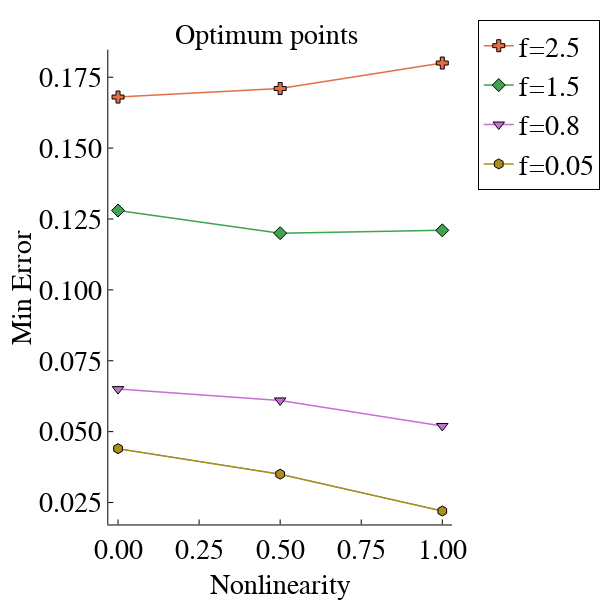

Notebook code for this chart:
### Code cell
opfr=[0.05,0.1,0.2,0.4,0.8,1,1.5,2,2.5,3,3.5]
Kvalues=[0,0.5,1]

entnl1=[0.075,0.125,0.075,0.075,0.125,0.125,0.175,0.225,0.175,0.275,0.175]
minernl1=[0.044,0.058,0.075,0.064,0.065,0.113,0.128,0.167,0.168,0.167,0.162]

entnl2=[0.125,0.125,0.125,0.125,0.225,0.125,0.275,0.275,0.275,0.275, 0.275]
minernl2=[0.035,0.046,0.064,0.048,0.061,0.096,0.12,0.164,0.171,0.167, 0.162]

entnl3=[0.125,0.175,0.225,0.225,0.125,0.125,0.125,0.175,0.175,0.125, 0.175]
minernl3=[0.022,0.035,0.032,0.037,0.052,0.092,0.121,0.178,0.18,0.171,0.162]

anal=Dict()
for i in 1:3
    # Store results with dynamic keys
    anal["entnl$i"]=eval(Meta.parse("entnl$i"))
    anal["minernl$i"]=eval(Meta.parse("minernl$i"))
end


for i in 1:11
    anal["minernlm2$i"]=[]
    push!(anal["minernlm2$i"],anal["minernl1"][i])
    push!(anal["minernlm2$i"],anal["minernl2"][i])
    push!(anal["minernlm2$i"],anal["minernl3"][i])
    anal["entnlm2$i"]=[]
    push!(anal["entnlm2$i"],anal["entnl1"][i])
    push!(anal["entnlm2$i"],anal["entnl2"][i])
    push!(anal["entnlm2$i"],anal["entnl3"][i])
end



plt.plotly()
mycolor=:auto
# theme(:default, legendfontsize=16, guidefontsize=16,tickfontsize=16,titlefont=font(16)
# ,grid=:false)
# p00=plt.plot(opfr, minernl1,color=mycolor,linecolor=mycolor,markercolor=mycolor,markerstrokecolor=mycolor,errorbarcolor=mycolor,  # Some versions of GR may support this
# errorbar_linewidth=0.5,
# linewidth=1,
# markershape=:auto,
# markersize=4,
# xlabel="Frequency", ylabel="Min Error",title="Optimum points    ", label="K=0",size=(600,600),legend=:outertopright ,marker=:auto)
# plt.plot!(opfr,minernl2,label="K=0.5", marker=:auto)
# plt.plot!(opfr,minernl3,label="K=1", marker=:auto)

p00=plt.plot(Kvalues, anal["minernlm21"],color=mycolor,linecolor=mycolor,markercolor=mycolor,markerstrokecolor=mycolor,errorbarcolor=mycolor,  # Some versions of GR may support this
errorbar_linewidth=0.5,
linewidth=1,
markershape=:auto,
markersize=4,
xlabel="Nonlinearity", ylabel="Min Error",title="Optimum points    ", label=false,size=(600,600),legend=:outertopright ,marker=:auto)
# for i in 3:2:8
#     f=opfr[i]
#     plt.plot!(p10,kvalues,anal1["minerm2$i"],label="f=$f", marker=:auto)
# end
for i in reverse(1:length(frequencies))
    if frequencies[i]>0&&frequencies[i]<3&&frequencies[i]!=0.1&&frequencies[i]!=0.4&&frequencies[i]!=0.2&&frequencies[i]!=1&&frequencies[i]!=0.4&&frequencies[i]!=2
        f=opfr[i]
        plt.plot!(p00,Kvalues,anal["minernlm2$i"],label="f=$f",linewidth=1.5,markersize=5, marker=:auto)
    end                            
end
# i=8
# f=opfr[i]
# plt.plot!(p10,kvalues,anal1["minerm2$i"],label="f=$f", marker=:auto)
display(p00)

### Figure 1 — Plotly figure (JSON) as saved in the notebook; plotly's stock layout.template omitted (floating-point values rounded to 4 significant figures)
{"data": [{"colorbar": {"len": 0.848, "title": "", "x": 0.9934, "y": 0.5231}, "errorbar_linewidth": 0.5, "errorbarcolor": "auto", "legendgroup": "", "line": {"color": "rgba(0, 154, 250, 1.000)", "dash": "solid", "shape": "linear", "width": 1}, "marker": {"color": "rgba(0, 154, 250, 1.000)", "line": {"color": "rgba(0, 154, 250, 1.000)", "width": 1}, "size": 8, "symbol": "circle"}, "mode": "lines+markers", "name": "", "showlegend": false, "type": "scatter", "x": [0, 0.5, 1], "xaxis": "x", "y": [0.044, 0.035, 0.022], "yaxis": "y"}, {"colorbar": {"len": 0.848, "title": "", "x": 0.9934, "y": 0.5231}, "legendgroup": "f=2.5", "line": {"color": "rgba(227, 111, 71, 1.000)", "dash": "solid", "shape": "linear", "width": 1.5}, "marker": {"color": "rgba(227, 111, 71, 1.000)", "line": {"color": "rgba(0, 0, 0, 1.000)", "width": 1}, "size": 10, "symbol": "cross"}, "mode": "lines+markers", "name": "f=2.5", "showlegend": true, "type": "scatter", "x": [0, 0.5, 1], "xaxis": "x", "y": [0.168, 0.171, 0.18], "yaxis": "y"}, {"colorbar": {"len": 0.848, "title": "", "x": 0.9934, "y": 0.5231}, "legendgroup": "f=1.5", "line": {"color": "rgba(62, 164, 78, 1.000)", "dash": "solid", "shape": "linear", "width": 1.5}, "marker": {"color": "rgba(62, 164, 78, 1.000)", "line": {"color": "rgba(0, 0, 0, 1.000)", "width": 1}, "size": 10, "symbol": "diamond"}, "mode": "lines+markers", "name": "f=1.5", "showlegend": true, "type": "scatter", "x": [0, 0.5, 1], "xaxis": "x", "y": [0.128, 0.12, 0.121], "yaxis": "y"}, {"colorbar": {"len": 0.848, "title": "", "x": 0.9934, "y": 0.5231}, "legendgroup": "f=0.8", "line": {"color": "rgba(195, 113, 210, 1.000)", "dash": "solid", "shape": "linear", "width": 1.5}, "marker": {"color": "rgba(195, 113, 210, 1.000)", "line": {"color": "rgba(0, 0, 0, 1.000)", "width": 1}, "size": 10, "symbol": "triangle-down"}, "mode": "lines+markers", "name": "f=0.8", "showlegend": true, "type": "scatter", "x": [0, 0.5, 1], "xaxis": "x", "y": [0.065, 0.061, 0.052], "yaxis": "y"}, {"colorbar": {"len": 0.848, "title": "", "x": 0.9934, "y": 0.5231}, "legendgroup": "f=0.05", "line": {"color": "rgba(172, 142, 24, 1.000)", "dash": "solid", "shape": "linear", "width": 1.5}, "marker": {"color": "rgba(172, 142, 24, 1.000)", "line": {"color": "rgba(0, 0, 0, 1.000)", "width": 1}, "size": 10, "symbol": "hexagon"}, "mode": "lines+markers", "name": "f=0.05", "showlegend": true, "type": "scatter", "x": [0, 0.5, 1], "xaxis": "x", "y": [0.044, 0.035, 0.022], "yaxis": "y"}], "layout": {"annotations": [{"font": {"color": "rgba(0, 0, 0, 1.000)", "family": "sans-serif", "size": 28}, "rotation": 0, "showarrow": false, "text": "Optimum points    ", "x": 0.6157, "xanchor": "center", "xref": "paper", "y": 1, "yanchor": "top", "yref": "paper"}], "height": 600, "legend": {"bgcolor": "rgba(255, 255, 255, 1.000)", "bordercolor": "rgba(0, 0, 0, 1.000)", "borderwidth": 1, "font": {"color": "rgba(0, 0, 0, 1.000)", "family": "sans-serif", "size": 28}, "title": {"font": {"color": "rgba(0, 0, 0, 1.000)", "family": "sans-serif", "size": 15}, "text": ""}, "tracegroupgap": 0, "traceorder": "normal", "x": 1.05, "xanchor": "upper", "y": 1, "yanchor": "right"}, "margin": {"b": 20, "l": 0, "r": 0, "t": 20}, "paper_bgcolor": "rgba(255, 255, 255, 1.000)", "plot_bgcolor": "rgba(255, 255, 255, 1.000)", "showlegend": true, "width": 600, "xaxis": {"anchor": "y", "domain": [0.238, 0.9934], "gridcolor": "rgba(0, 0, 0, 0.100)", "gridwidth": 0.5, "linecolor": "rgba(0, 0, 0, 1.000)", "mirror": false, "range": [-0.03, 1.03], "showgrid": false, "showline": true, "showticklabels": true, "tickangle": 0, "tickcolor": "rgb(0, 0, 0)", "tickfont": {"color": "rgba(0, 0, 0, 1.000)", "family": "sans-serif", "size": 28}, "tickmode": "array", "ticks": "inside", "ticktext": ["0.00", "0.25", "0.50", "0.75", "1.00"], "tickvals": [0, 0.25, 0.5, 0.75, 1], "title": "Nonlinearity", "titlefont": {"color": "rgba(0, 0, 0, 1.000)", "family": "sans-serif", "size": 28}, "type": "-", "visible": true, "zeroline": false, "zerolinecolor": "rgba(0, 0, 0, 1.000)"}, "yaxis": {"anchor": "x", "domain": [0.09915, 0.9471], "gridcolor": "rgba(0, 0, 0, 0.100)", "gridwidth": 0.5, "linecolor": "rgba(0, 0, 0, 1.000)", "mirror": false, "range": [0.01726, 0.1847], "showgrid": false, "showline": true, "showticklabels": true, "tickangle": 0, "tickcolor": "rgb(0, 0, 0)", "tickfont": {"color": "rgba(0, 0, 0, 1.000)", "family": "sans-serif", "size": 28}, "tickmode": "array", "ticks": "inside", "ticktext": ["0.025", "0.050", "0.075", "0.100", "0.125", "0.150", "0.175"], "tickvals": [0.025, 0.05, 0.075, 0.1, 0.125, 0.15, 0.175], "title": "Min Error", "titlefont": {"color": "rgba(0, 0, 0, 1.000)", "family": "sans-serif", "size": 28}, "type": "-", "visible": true, "zeroline": false, "zerolinecolor": "rgba(0, 0, 0, 1.000)"}}}
